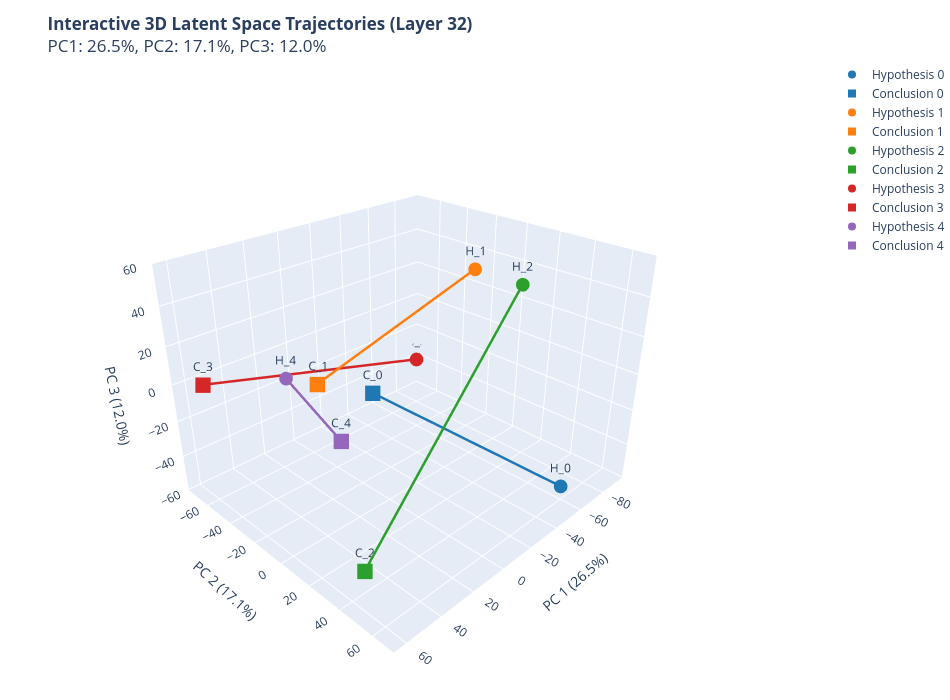

Notebook cell for this chart:
### Code cell
# =====================================================================
# CELL 9: FIGURE 5 - INTERACTIVE 3D LATENT SPACE EXPLORER (PLOTLY)
# =====================================================================
target_layer_3d = 32
H_3d_raw = df_hyp[df_hyp["Layer"] == target_layer_3d][dim_cols].to_numpy(dtype=np.float64)
C_3d_raw = df_con[df_con["Layer"] == target_layer_3d][dim_cols].to_numpy(dtype=np.float64)

# Fit 3-Component PCA
pca_3d = PCA(n_components=3, random_state=42)
pca_3d.fit(np.vstack([H_3d_raw, C_3d_raw]))
H_3d = pca_3d.transform(H_3d_raw)
C_3d = pca_3d.transform(C_3d_raw)

fig_3d = go.Figure()

colors = ["#1f77b4", "#ff7f0e", "#2ca02c", "#d62728", "#9467bd"]

for i in range(num_pairs):
    hyp_snippet = str(df_diff.loc[(df_diff["Layer"] == 0) & (df_diff["Pair_Index"] == i), "Hypothesis"].iloc[0])[:140]
    con_snippet = str(df_diff.loc[(df_diff["Layer"] == 0) & (df_diff["Pair_Index"] == i), "Conclusion"].iloc[0])[:140]
    
    # 1. Hypothesis Node
    fig_3d.add_trace(go.Scatter3d(
        x=[H_3d[i, 0]], y=[H_3d[i, 1]], z=[H_3d[i, 2]],
        mode='markers+text',
        marker=dict(size=8, color=colors[i], symbol='circle'),
        text=[f"H_{i}"],
        textposition="top center",
        name=f"Hypothesis {i}",
        hoverinfo="text",
        hovertext=f"<b>Hypothesis {i} (Paper {df_diff['Paper_ID'].iloc[i]})</b><br>{hyp_snippet}..."
    ))
    
    # 2. Conclusion Node
    fig_3d.add_trace(go.Scatter3d(
        x=[C_3d[i, 0]], y=[C_3d[i, 1]], z=[C_3d[i, 2]],
        mode='markers+text',
        marker=dict(size=8, color=colors[i], symbol='square'),
        text=[f"C_{i}"],
        textposition="top center",
        name=f"Conclusion {i}",
        hoverinfo="text",
        hovertext=f"<b>Conclusion {i} (Paper {df_diff['Paper_ID'].iloc[i]})</b><br>{con_snippet}..."
    ))
    
    # 3. Directed Arrow Segment Connecting H_i to C_i
    fig_3d.add_trace(go.Scatter3d(
        x=[H_3d[i, 0], C_3d[i, 0]],
        y=[H_3d[i, 1], C_3d[i, 1]],
        z=[H_3d[i, 2], C_3d[i, 2]],
        mode='lines',
        line=dict(color=colors[i], width=5),
        showlegend=False,
        hoverinfo="text",
        hovertext=f"Transition Vector Δv_{i} (Pair {i})"
    ))

fig_3d.update_layout(
    title=f"<b>Interactive 3D Latent Space Trajectories (Layer {target_layer_3d})</b><br>"
          f"PC1: {pca_3d.explained_variance_ratio_[0]*100:.1f}%, "
          f"PC2: {pca_3d.explained_variance_ratio_[1]*100:.1f}%, "
          f"PC3: {pca_3d.explained_variance_ratio_[2]*100:.1f}%",
    scene=dict(
        xaxis_title=f"PC 1 ({pca_3d.explained_variance_ratio_[0]*100:.1f}%)",
        yaxis_title=f"PC 2 ({pca_3d.explained_variance_ratio_[1]*100:.1f}%)",
        zaxis_title=f"PC 3 ({pca_3d.explained_variance_ratio_[2]*100:.1f}%)",
        camera=dict(eye=dict(x=1.6, y=1.6, z=1.2))
    ),
    width=950,
    height=700,
    margin=dict(l=0, r=0, b=0, t=60)
)

html_3d_path = OUTPUT_DIR / "interactive_directional_distributions.html"
fig_3d.write_html(str(html_3d_path))
print(f"Interactive 3D Plotly visualizer exported to: {html_3d_path}")
fig_3d.show()

### Figure 1 — Plotly figure (JSON) as saved in the notebook; plotly's stock layout.template omitted (floating-point values rounded to 4 significant figures)
{"data": [{"hoverinfo": "text", "hovertext": "<b>Hypothesis 0 (Paper 0)</b><br>Our framework builds on an iterative interaction between provers and verifiers. The verifiers are adversarial and begin with the assumption ...", "marker": {"color": "#1f77b4", "size": 8, "symbol": "circle"}, "mode": "markers+text", "name": "Hypothesis 0", "text": ["H_0"], "textposition": "top center", "type": "scatter3d", "x": [-46.84], "y": [67.51], "z": [-42.09]}, {"hoverinfo": "text", "hovertext": "<b>Conclusion 0 (Paper 0)</b><br>As noted, Cogentic produces natural language proofs which are verified by experts. That was possible because of how the problems were chosen...", "marker": {"color": "#1f77b4", "size": 8, "symbol": "square"}, "mode": "markers+text", "name": "Conclusion 0", "text": ["C_0"], "textposition": "top center", "type": "scatter3d", "x": [16.98], "y": [7.969], "z": [9.697]}, {"hoverinfo": "text", "hovertext": "Transition Vector Δv_0 (Pair 0)", "line": {"color": "#1f77b4", "width": 5}, "mode": "lines", "showlegend": false, "type": "scatter3d", "x": [-46.84, 16.98], "y": [67.51, 7.969], "z": [-42.09, 9.697]}, {"hoverinfo": "text", "hovertext": "<b>Hypothesis 1 (Paper 2)</b><br>Planning must therefore account not only for interactions among agents, but also for uncertainty about which parts of the environment remain...", "marker": {"color": "#ff7f0e", "size": 8, "symbol": "circle"}, "mode": "markers+text", "name": "Hypothesis 1", "text": ["H_1"], "textposition": "top center", "type": "scatter3d", "x": [-66.15], "y": [-6.421], "z": [41.7]}, {"hoverinfo": "text", "hovertext": "<b>Conclusion 1 (Paper 2)</b><br>We formulated Belief-Aware MAPF for fixed environments with initially uncertain traversability and introduced MAGIC, which updates a shared ...", "marker": {"color": "#ff7f0e", "size": 8, "symbol": "square"}, "mode": "markers+text", "name": "Conclusion 1", "text": ["C_1"], "textposition": "top center", "type": "scatter3d", "x": [38.22], "y": [-3.28], "z": [17.86]}, {"hoverinfo": "text", "hovertext": "Transition Vector Δv_1 (Pair 1)", "line": {"color": "#ff7f0e", "width": 5}, "mode": "lines", "showlegend": false, "type": "scatter3d", "x": [-66.15, 38.22], "y": [-6.421, -3.28], "z": [41.7, 17.86]}, {"hoverinfo": "text", "hovertext": "<b>Hypothesis 2 (Paper 3)</b><br>E_{2,S^{2}}(L;\\mathcal{J})=\\frac{\\|W_{L}-W_{\\rm Schw}\\|_{\\mathcal{J},S^{2}}}{\\|W_{\\rm Schw}\\|_{\\mathcal{J},S^{2}}}. (60) Besides comparing i...", "marker": {"color": "#2ca02c", "size": 8, "symbol": "circle"}, "mode": "markers+text", "name": "Hypothesis 2", "text": ["H_2"], "textposition": "top center", "type": "scatter3d", "x": [-33.75], "y": [46.7], "z": [56.67]}, {"hoverinfo": "text", "hovertext": "<b>Conclusion 2 (Paper 3)</b><br>We tested Misner’s artificial cosmology as a regulator at the conformal boundary using scalar radiation from a compact source in a black-hol...", "marker": {"color": "#2ca02c", "size": 8, "symbol": "square"}, "mode": "markers+text", "name": "Conclusion 2", "text": ["C_2"], "textposition": "top center", "type": "scatter3d", "x": [46.48], "y": [32.88], "z": [-56.99]}, {"hoverinfo": "text", "hovertext": "Transition Vector Δv_2 (Pair 2)", "line": {"color": "#2ca02c", "width": 5}, "mode": "lines", "showlegend": false, "type": "scatter3d", "x": [-33.75, 46.48], "y": [46.7, 32.88], "z": [56.67, -56.99]}, {"hoverinfo": "text", "hovertext": "<b>Hypothesis 3 (Paper 4)</b><br>Abstract Visual perception is conventionally formulated as a one-shot prediction from a single glance at the image, under the assumption tha...", "marker": {"color": "#d62728", "size": 8, "symbol": "circle"}, "mode": "markers+text", "name": "Hypothesis 3", "text": ["H_3"], "textposition": "top center", "type": "scatter3d", "x": [-93.28], "y": [-73.12], "z": [-41.09]}, {"hoverinfo": "text", "hovertext": "<b>Conclusion 3 (Paper 4)</b><br>In this work, we study perception under insufficient evidence, where a single glance at the image does not suffice to resolve the query. We ...", "marker": {"color": "#d62728", "size": 8, "symbol": "square"}, "mode": "markers+text", "name": "Conclusion 3", "text": ["C_3"], "textposition": "top center", "type": "scatter3d", "x": [62.03], "y": [-56.9], "z": [6.188]}, {"hoverinfo": "text", "hovertext": "Transition Vector Δv_3 (Pair 3)", "line": {"color": "#d62728", "width": 5}, "mode": "lines", "showlegend": false, "type": "scatter3d", "x": [-93.28, 62.03], "y": [-73.12, -56.9], "z": [-41.09, 6.188]}, {"hoverinfo": "text", "hovertext": "<b>Hypothesis 4 (Paper 5)</b><br>However, we find that even on these more complex, multi-sentence tasks, AMR integration fails to yield any improvement over the base models....", "marker": {"color": "#9467bd", "size": 8, "symbol": "circle"}, "mode": "markers+text", "name": "Hypothesis 4", "text": ["H_4"], "textposition": "top center", "type": "scatter3d", "x": [36.47], "y": [-28.22], "z": [10.65]}, {"hoverinfo": "text", "hovertext": "<b>Conclusion 4 (Paper 5)</b><br>In this paper, we investigated whether augmenting LLM inputs with linearized AMR improves downstream performance. Across two model families,...", "marker": {"color": "#9467bd", "size": 8, "symbol": "square"}, "mode": "markers+text", "name": "Conclusion 4", "text": ["C_4"], "textposition": "top center", "type": "scatter3d", "x": [39.83], "y": [12.88], "z": [-2.594]}, {"hoverinfo": "text", "hovertext": "Transition Vector Δv_4 (Pair 4)", "line": {"color": "#9467bd", "width": 5}, "mode": "lines", "showlegend": false, "type": "scatter3d", "x": [36.47, 39.83], "y": [-28.22, 12.88], "z": [10.65, -2.594]}], "layout": {"height": 700, "margin": {"b": 0, "l": 0, "r": 0, "t": 60}, "scene": {"camera": {"eye": {"x": 1.6, "y": 1.6, "z": 1.2}}, "xaxis": {"title": {"text": "PC 1 (26.5%)"}}, "yaxis": {"title": {"text": "PC 2 (17.1%)"}}, "zaxis": {"title": {"text": "PC 3 (12.0%)"}}}, "title": {"text": "<b>Interactive 3D Latent Space Trajectories (Layer 32)</b><br>PC1: 26.5%, PC2: 17.1%, PC3: 12.0%"}, "width": 950}}
